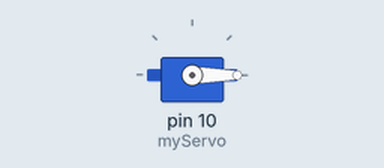
Simulated run of this sketch. Board: Arduino Uno, built with avr-gcc and run on an emulated ATmega328P. Parts: servo.

Above: at 0.05 s.
At 1.5 s:
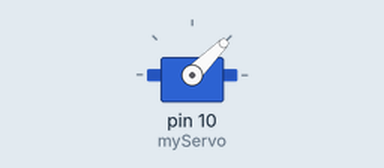
At 3.0 s:
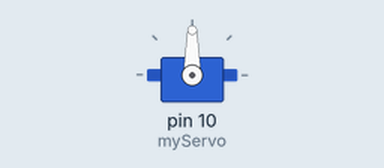
Timing chart, 0 to 6.9 s (numbered marks = the images above):
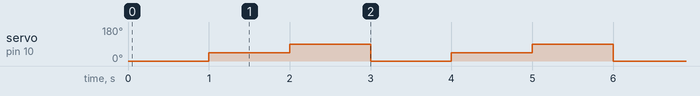

Measured:
- by itself, servo on pin 10 (myServo): repeats every 3.0 s: 90° 1.0 s, 0° 1.0 s, 45° 1.0 s

The sketch:

Blinking.ino
```cpp
#include <Servo.h>

Servo myServo;

void setup() {
  myServo.attach(10);
}

void loop() {
  myServo.write(0);
  delay(1000);
  myServo.write(45);
  delay(1000);
  myServo.write(90);
  delay(1000);
}
```
